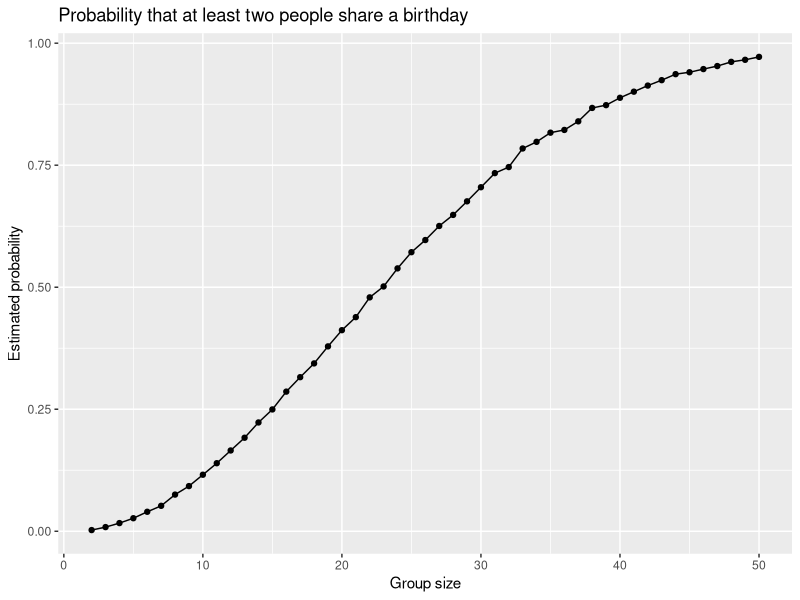

This chart was generated by the following R code:
## ---- chunk 1

library(tidyverse)
set.seed(1)

shared_bday = function(n_group) {

  sim_bday = sample(1:365, size = n_group, replace = TRUE)
  any(duplicated(sim_bday))

}

#For any(duplicated()) was unsure where to find in notes so used AI to help find this function. The use is straightforward, if any of the called upon birthdays from the sample() are duplicated.
#Duplicated flags birthdays already included in sample. Any() returns true if a birthday is repeated, false if not. 

## ---- chunk 2
bday_results_df =
  expand_grid(
    group_size = 2:50,
    iter = 1:10000
  ) |>
  mutate(shared = map(group_size, shared_bday)) |>
  unnest(shared) |>
  group_by(group_size) |>
  summarize(prob_shared = mean(shared))

bday_results_df

## ---- chunk 3
bday_results_df |>
  ggplot(aes(x = group_size, y = prob_shared)) +
  geom_point() +
  geom_path() +
  labs(
    title = "Probability that at least two people share a birthday",
    x = "Group size",
    y = "Estimated probability"
  )
